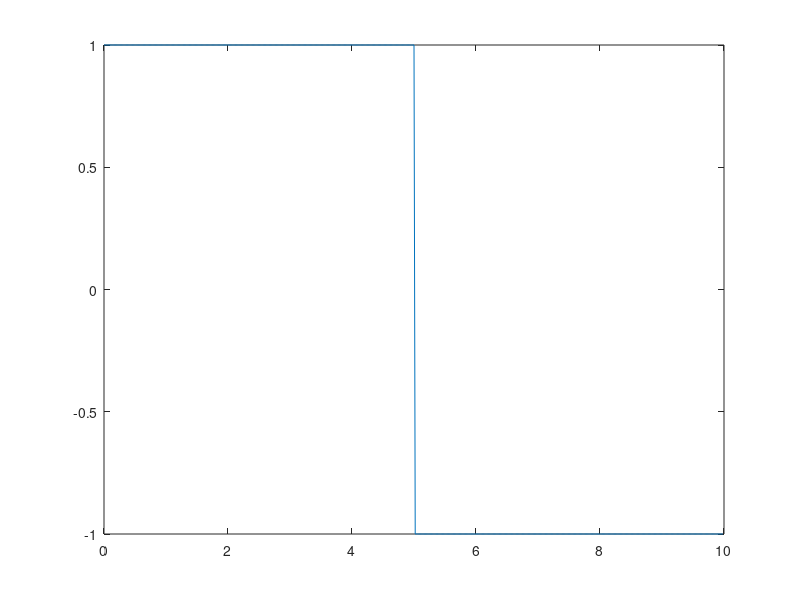
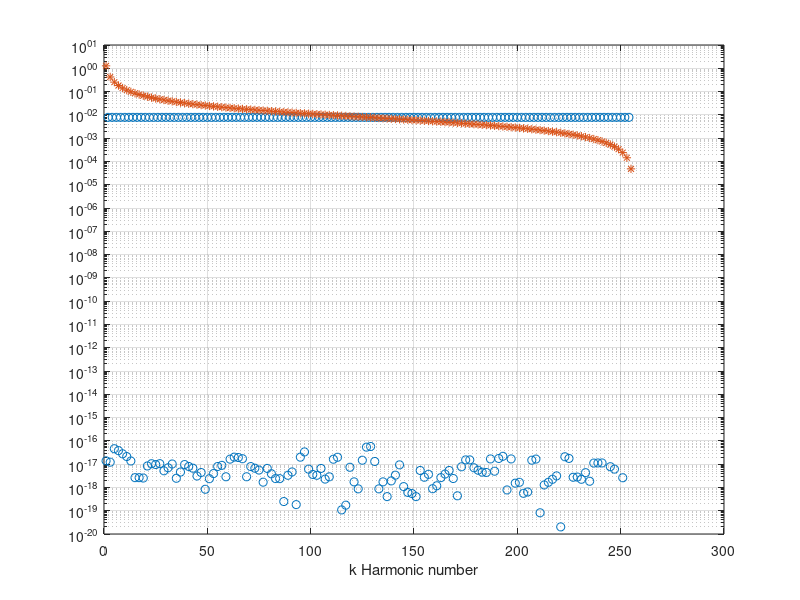

These charts were generated, in order, by the following MATLAB code:
clear all, close all;
nTimePoints = 512;
T = 10;
Time = linspace(0,T-T/nTimePoints,nTimePoints);
x = 2*((Time <= T/2)-0.5)';
plot(Time,x);
% Use fft to find the Fourier Coefficients
Xscaled = fft(x);
% rescale the Fourier coefficients
X = Xscaled/nTimePoints';
% Extract the DC coefficient
XDC = X(1);

% Extract the cos and sin coefficients
if (rem(nTimePoints,2) == 0)
  % Even number of points
  Xc = 2*real(X([2:nTimePoints/2]));
  Xs = -2*imag(X([2:nTimePoints/2]));
  figure, semilogy([1:(nTimePoints/2-1)],abs(Xc),'o',
  [1:(nTimePoints/2-1)],abs(Xs),'*'),
  grid,xlabel('k Harmonic number')
else
  % Odd number of points
  Xc = 2*real(X([2:(nTimePoints-1)/2+1]));
  Xs = 2*imag(X([2:(nTimePoints-1)/2+1]));
end
